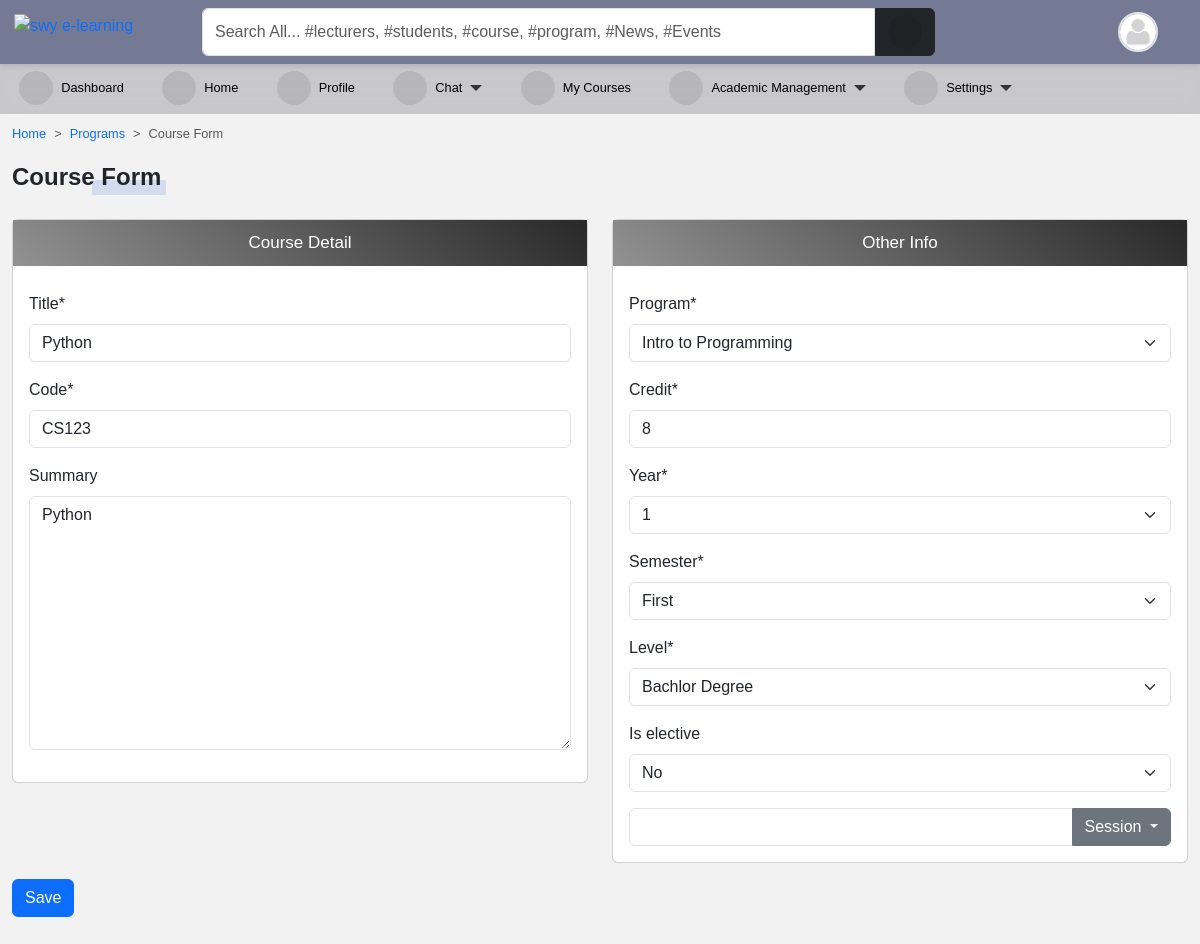
The page /programs/course/python/edit/ (signed in) on the database its author committed.
### accounts/models.py (models this page shows, shortened)
class User(AbstractUser):
    is_student = models.BooleanField(default=False)
    is_lecturer = models.BooleanField(default=False)
    gender = models.CharField(max_length=1, choices=GENDERS, blank=True, null=True)
    phone = models.CharField(max_length=60, blank=True, null=True)
    address = models.CharField(max_length=60, blank=True, null=True)
    picture = models.ImageField(
        upload_to="profile_pictures/%y/%m/%d/", default="default.png", null=True
    )
    email = models.EmailField(blank=True, null=True)
    username_validator = ASCIIUsernameValidator()
    objects = CustomUserManager()
    class Meta:
        ordering = ("-date_joined",)
    @property
    def get_user_role(self):
        if self.is_superuser:
            role = "Admin"
        elif self.is_student:
            role = "Student"
        elif self.is_lecturer:
            role = "Lecturer"
        return role

### course/models.py (models this page shows, shortened)
class Course(models.Model):
    slug = models.SlugField(blank=True, unique=True)
    title = models.CharField(max_length=200, null=True)
    code = models.CharField(max_length=200, unique=True, null=True)
    credit = models.IntegerField(null=True, default=0)
    summary = models.TextField(max_length=200, blank=True, null=True)
    program = models.ForeignKey(Program, on_delete=models.CASCADE)
    level = models.CharField(max_length=25, choices=LEVEL, null=True)
    year = models.IntegerField(choices=YEARS, default=0)
    semester = models.CharField(choices=SEMESTER, max_length=200)
    is_elective = models.BooleanField(default=False, blank=True, null=True)
    objects = CourseManager()

### accounts/decorators.py (the view)
    def wrapper(request, *args, **kwargs):
        if test_func(request.user):
            return function(request, *args, **kwargs) if function else None
        else:
            return redirect(redirect_to)

### course/forms.py
class CourseAddForm(forms.ModelForm):
    class Meta:
        model = Course
        fields = "__all__"
    def __init__(self, *args, **kwargs):
        super().__init__(*args, **kwargs)
        self.fields["title"].widget.attrs.update({"class": "form-control"})
        self.fields["code"].widget.attrs.update({"class": "form-control"})
        self.fields["credit"].widget.attrs.update({"class": "form-control"})
        self.fields["summary"].widget.attrs.update({"class": "form-control"})
        self.fields["program"].widget.attrs.update({"class": "form-control"})
        self.fields["level"].widget.attrs.update({"class": "form-control"})
        self.fields["year"].widget.attrs.update({"class": "form-control"})
        self.fields["semester"].widget.attrs.update({"class": "form-control"})

### course/models.py (called while the page is built)
    def __str__(self):
        return self.title

### course/views.py (called while the page is built)
@login_required(login_url='login')
@lecturer_required
def edit_course(request, slug):
    course = get_object_or_404(Course, slug=slug)
    if request.method == "POST":
        form = CourseAddForm(request.POST, instance=course)
        course_name = request.POST.get("title")
        course_code = request.POST.get("code")
        if form.is_valid():
            form.save()
            messages.success(
                request, (course_name + "(" + course_code + ")" + " has been updated.")
            )
            return redirect("program_detail", pk=request.POST.get("program"))
        else:
            messages.error(request, "Correct the error(s) below.")
    else:
        form = CourseAddForm(instance=course)
    return render(
        request,
        "course/course_add.html",
        {
            "title": "Edit Course",
            "form": form,
        },
    )

### templates/course/course_add.html (shortened to what this page needs)
{% extends 'base.html' %}
{% load crispy_forms_tags %}
{% load static %}
{% block content %}
<nav style="--bs-breadcrumb-divider: '>';" aria-label="breadcrumb">
    <ol class="breadcrumb">
        <li class="breadcrumb-item"><a href="/">Home</a></li>
        <li class="breadcrumb-item"><a href="{% url 'programs' %}">Programs</a></li>
        <li class="breadcrumb-item active" aria-current="page">Course Form</li>
    </ol>
</nav>
<div class="title-1">Course Form</div>
<br>
<br>
<form action="" method="POST">{% csrf_token %}
    <div class="row">
        <div class="col-md-6">
            <div class="card">
                <p class="form-title">Course Detail</p>
                <div class="p-3">
                    {{ form.title|as_crispy_field }}
                    {{ form.code|as_crispy_field }}
                    {{ form.summary|as_crispy_field }}
                </div>
            </div>
        </div>
        <div class="col-md-6">
            <div class="card">
                <p class="form-title">Other Info</p>
                <div class="p-3">
                    {{ form.program|as_crispy_field }}
                    {{ form.credit|as_crispy_field }}
                    {{ form.year|as_crispy_field }}
                    {{ form.semester|as_crispy_field }}
                    {{ form.level|as_crispy_field }}
                    {{ form.is_elective|as_crispy_field }}
                    <div class="input-group">
                        <input type="text" name="session" class="form-control" id="sessionInput" readonly>
                        <button class="btn btn-secondary dropdown-toggle" type="button" data-bs-toggle="dropdown" aria-expanded="false">
                            Session
                        </button>
                    </div>
                </div>
            </div>
        </div>
    </div>
    <input class="btn btn-primary mt-3" type="submit" value="Save">
</form>
{% endblock content %}

### templates/navbar.html (shortened to what this page needs)
{% load static %}
<div id="top-navbar" class="py-2 top-navbar">
	<div class="container">
		<a href="/" class="head-logo">
			<img src="{% static 'img/swy e-learning.jpg' %}" width="40px" alt="swy e-learning">
		</a>
		<div class="nav-wrapper">
			<form class="form-header" action="{% url 'query' %}" method="GET">
				<input id="primary-search" class="form-control rounded-end-0" type="text" name="q" value="{{ request.GET.q }}"
					placeholder="Search All... #lecturers, #students, #course, #program, #News, #Events" required />
				<button class="btn btn-dark rounded-start-0" type="submit">
					<i class="fas fa-search"></i>
				</button>
			</form>
			<div class="dropdown index">
				<div class="avatar border border-2" type="button" data-bs-toggle="dropdown" aria-expanded="false">
					<img src="{{ request.user.picture.url }}">
				</div>
			</div>
		</div>
	</div>
</div>

### static/scss/style1.css (style rules this page uses)
*, body { font-family: "Rubik", sans-serif; }
body { background-color: #f3f2f2; }
#top-navbar { position: fixed; top: 0; right: 0; -webkit-margin-start: -10px; z-index: 90; padding: 0; background: #747a94; box-shadow: 0px 2px 5px 0px rgba(0, 0, 0, 0.1); transition: 0.3s; margin: 0; }
#top-navbar .container { display: flex; background-color: transparent; position: relative; }
#top-navbar .nav-wrapper { display: flex; flex-wrap: wrap; justify-content: space-between; align-items: center; width: 100%; margin-left: 10rem; background-color: transparent; }
#top-navbar .nav-wrapper .form-header { display: flex; flex: 0.8; }
#top-navbar .nav-wrapper .form-header button { flex: 0.1; }
#top-navbar { left: 0; }
.avatar { width: 40px; height: 40px; border-radius: 50%; overflow: hidden; }
.avatar img { width: 100%; height: 100%; -o-object-fit: cover; object-fit: cover; }
a { color: var(--bs-primary); text-decoration: none; }
.title-1 { position: relative; display: inline-flex; align-items: center; font-family: inherit; text-transform: capitalize; font-weight: 700; font-size: 24px; border-radius: 0.2em; }
.title-1::before { content: ""; position: absolute; bottom: 0; right: -5px; width: 50%; height: 15px; z-index: -1; border-radius: 1px; background-color: rgba(83, 126, 226, 0.2); animation: lineAnim 1s ease-in forwards; }
.form-title { display: flex; align-items: center; justify-content: center; font-weight: 400; font-size: 17px; padding: 10px; background: linear-gradient(40deg, #929292, #282828); color: #ffffff; text-align: center; margin-bottom: 10px; }
.fas, .fa { font-size: 16px; display: inline-flex; align-items: center; justify-content: center; width: 34px; height: 34px; background-color: rgba(0, 0, 0, 0.093); border-radius: 50%; }

### templates/aside.html (style rules this page uses)
li { font-size: .8rem; }

### templates/navbar.html (style rules this page uses)
.head-logo { position: absolute; left: -1rem; top: 0.3rem; }

### rows shown on the page
User: user.picture (placeholder picture)
Course: title "Python", code "CS123", summary "Python", program "Intro to Programming", credit "8", year "1", semester "First", level "Bachlor Degree", is_elective "No"
